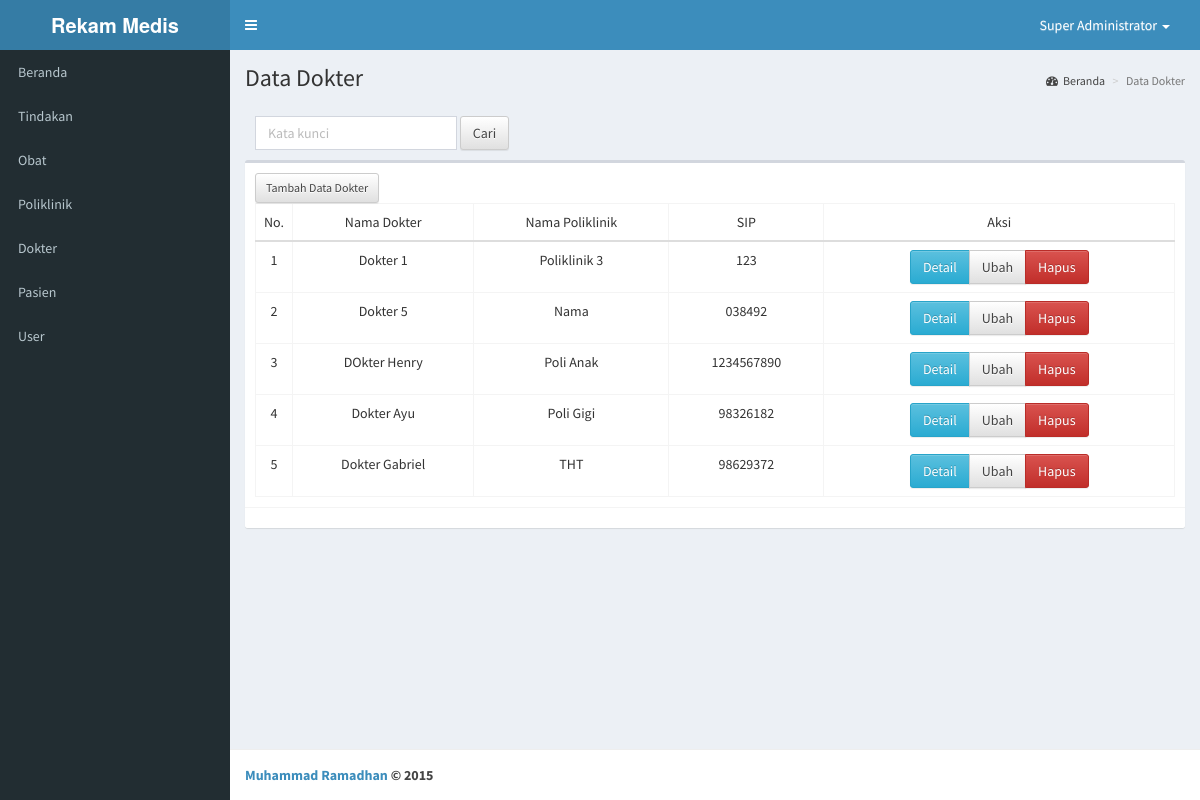
The app's page /dokter/index.php (signed in) with its own data.
### tables this page shows
CREATE TABLE IF NOT EXISTS `tb_dokter` (
  `kd_dokter` int(11) NOT NULL,
  `kd_poli` int(11) NOT NULL,
  `nm_dokter` varchar(50) NOT NULL,
  `sip` varchar(50) NOT NULL,
  `tempat_lhr` varchar(50) NOT NULL,
  `no_tlp` varchar(20) NOT NULL,
  `alamat` text NOT NULL
);

CREATE TABLE IF NOT EXISTS `tb_poliklinik` (
  `kd_poli` int(11) NOT NULL,
  `nm_poli` varchar(50) NOT NULL,
  `lantai` int(11) NOT NULL
);

### dokter/index.php (the view, shortened to what this page needs)
<?php
	include '../include/_header.php';
?>
			<div class="content-wrapper" >
				<section class="content-header">
					<h1>
						Data Dokter
					</h1>
					<ol class="breadcrumb">
						<li><a href="../index.php"><i class="fa fa-dashboard"></i>Beranda</a></li>
						<li class="active">Data Dokter</li>
					</ol>
				</section>
				<section class="content">
					<div class="row">
						<div class="col-md-12">
							<div class="box-header">
								<form action="cari.php" method="post" class="form-inline">
									<div class="form-group" id="keyword">
										<input type="text" class="form-control" id="form-keyword" name="keyword" placeholder="Kata kunci" required>
									</div>
									<button type="submit" class="btn btn-default">Cari</button>
								</form>
							</div>
							<div class="box">
								<div class="box-body table-responsive">
									<a href="tambah.php"><button type="button" class="btn btn-default btn-sm">Tambah Data Dokter</button></a>
									<table class="table table-bordered table-responsive">
									  	<tr align="center">
									  		<td width="30">No.</td>
											<td>Nama Dokter</td>
											<td>Nama Poliklinik</td>
											<td>SIP</td>
											<td>Aksi</td>
									  	</tr>
									  	<tbody>
									  		<?php
									  			$batas = 10;
									  			$page = $_GET['page'];
									  			if (!$page) {
									  				$page = 1;
									  			}
									  			$start = ($page-1) * $batas;
									  			$no = $start;
									  			$data = mysql_query("SELECT * FROM tb_dokter LEFT JOIN tb_poliklinik on tb_poliklinik.kd_poli = tb_dokter.kd_poli LIMIT $start,$batas");
									  			while ($row = mysql_fetch_array($data)) :
									  				$no++;
									  			?>
									  			<tr align="center">
									  				<td><?php echo $no ?></td>
									  				<td><?php echo $row['nm_dokter'] ?></td>
									  				<td><?php echo $row['nm_poli']; ?></td>
									  				<td><?php echo $row['sip'] ?></td>
									  				<td>
									  					<div class="btn-group">
										  					<a href="detail.php?id=<?php echo $row['kd_dokter'] ?>" class="btn btn-info btn-small" >Detail</a>
										  					<a href="ubah.php?id=<?php echo $row['kd_dokter'] ?>" class="btn btn-default btn-small" >Ubah</a>
										  					<a href="hapus.php?id=<?php echo $row['kd_dokter'] ?>" class="btn btn-danger btn-small" onclick="return confirm('Anda yakin ingin menghapus?')">Hapus</a>
									  					</div>
									  				</td>
									  			</tr>
									  			<?php
									  			endwhile;
									  		?>
										</tbody>
									</table>
								</div>
								<div class="box-footer">
								</div>
							</div>
						</div>
					</div>
				</section>
			</div>
<?php include '../include/_footer.php' ?>

### include/_header.php (shortened to what this page needs)
<!DOCTYPE html>
<html>
	<head>
		<link href="../assets/bootstrap/css/bootstrap.min.css" rel="stylesheet" type="text/css" />
		<link rel="stylesheet" type="text/css" href="../assets/dist/css/font-awesome.css">
		<link href="../assets/dist/css/ionicons.min.css" rel="stylesheet" type="text/css" />
		<link href="../assets/dist/css/AdminLTE.min.css" rel="stylesheet" type="text/css" />
		<link href="../assets/dist/css/skins/skin-blue.min.css" rel="stylesheet" type="text/css" />
		<link rel="stylesheet" type="text/css" href="../assets/bootstrap/css/bootstrap-theme.min.css">
		<link href="../assets/dist/css/prettify.css" rel="stylesheet" type="text/css" />
		<link href="../assets/dist/css/jquery-ui.css" rel="stylesheet" type="text/css" />
		<link href="../assets/plugins/datepicker/datepicker3.css" rel="stylesheet" type="text/css" />
	</head>
	<body class="skin-blue fixed" style="height:100%;">
		<div class="wrapper">
			<header class="main-header">
				<a href="../index.php" class="logo"><b>Rekam Medis</b></a>
				<nav class="navbar navbar-static-top" role="navigation">
					<a href="#" class="sidebar-toggle" data-toggle="offcanvas" role="button">
					</a>
					<div class="navbar-custom-menu">
						<ul class="nav navbar-nav navbar-right">
					        <li class="dropdown">
					          	<a href="#" class="dropdown-toggle" data-toggle="dropdown"><?php echo $_SESSION['nama']; ?> <span class="caret"></span></a>
					    	</li>
						</ul>
					</div>
				</nav>
			</header>
			<aside class="main-sidebar">
				<section class="sidebar">
					<ul class="sidebar-menu">
						<li><a href="../index.php"><span>Beranda</span></a></li>
						<?php if ($_SESSION['level'] == '1' || $_SESSION['level'] == '2'): ?>
							<li><a href="../tindakan">Tindakan</a></li>
							<li><a href="../obat">Obat</a></li>
							<li><a href="../poliklinik">Poliklinik</a></li>
							<li><a href="../dokter">Dokter</a></li>
						<?php endif ?>
						<li><a href="../pasien">Pasien</a></li>
						<?php echo ($_SESSION['level'] == '1' || $_SESSION['level'] == '2') ? '<li><a href="../user"><span>User</span></li></a>' : '' ?>
					</ul>
				</section>
			</aside>

### include/_footer.php (shortened to what this page needs)
			<footer class="main-footer">
				<strong><a href="http://ramadhan.my.id">Muhammad Ramadhan</a> &copy; 2015</strong>
			</footer>
		</div>
	</body>
</html>

### records on screen
tb_dokter: nm_dokter "Dokter 1", kd_poli.nm_poli "Poliklinik 3", sip "123"
tb_dokter: nm_dokter "Dokter 5", kd_poli.nm_poli "Nama", sip "038492"
tb_dokter: nm_dokter "DOkter Henry", kd_poli.nm_poli "Poli Anak", sip "1234567890"
tb_dokter: nm_dokter "Dokter Ayu", kd_poli.nm_poli "Poli Gigi", sip "98326182"
tb_dokter: nm_dokter "Dokter Gabriel", kd_poli.nm_poli "THT", sip "98629372"

### other values on screen
$_SESSION['nama'] "Super Administrator"
